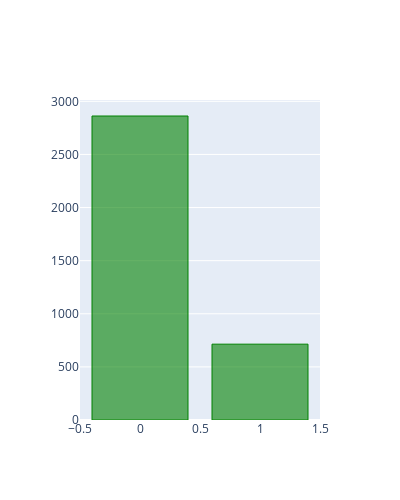

Notebook code for this chart:
### Code cell
target_layout = cf.Layout(
    height=500,
    width=400
)
Train.BAD.value_counts().iplot(kind='bar',layout = target_layout, title = 'Default Flag distribution', hline=(0),colors=['green'])

### Figure 1 — Plotly figure (JSON) as saved in the notebook; plotly's stock layout.template omitted (floating-point values rounded to 4 significant figures)
{"data": [{"marker": {"color": "rgba(0, 128, 0, 0.6)", "line": {"color": "rgba(0, 128, 0, 1.0)", "width": 1}}, "name": "BAD", "orientation": "v", "text": "", "type": "bar", "x": [0, 1], "y": [2862, 714]}], "layout": {"height": 500, "width": 400, "xaxis": {"autorange": true, "range": [-0.5, 1.5], "type": "linear"}, "yaxis": {"autorange": true, "range": [0, 3013.0], "type": "linear"}}}
